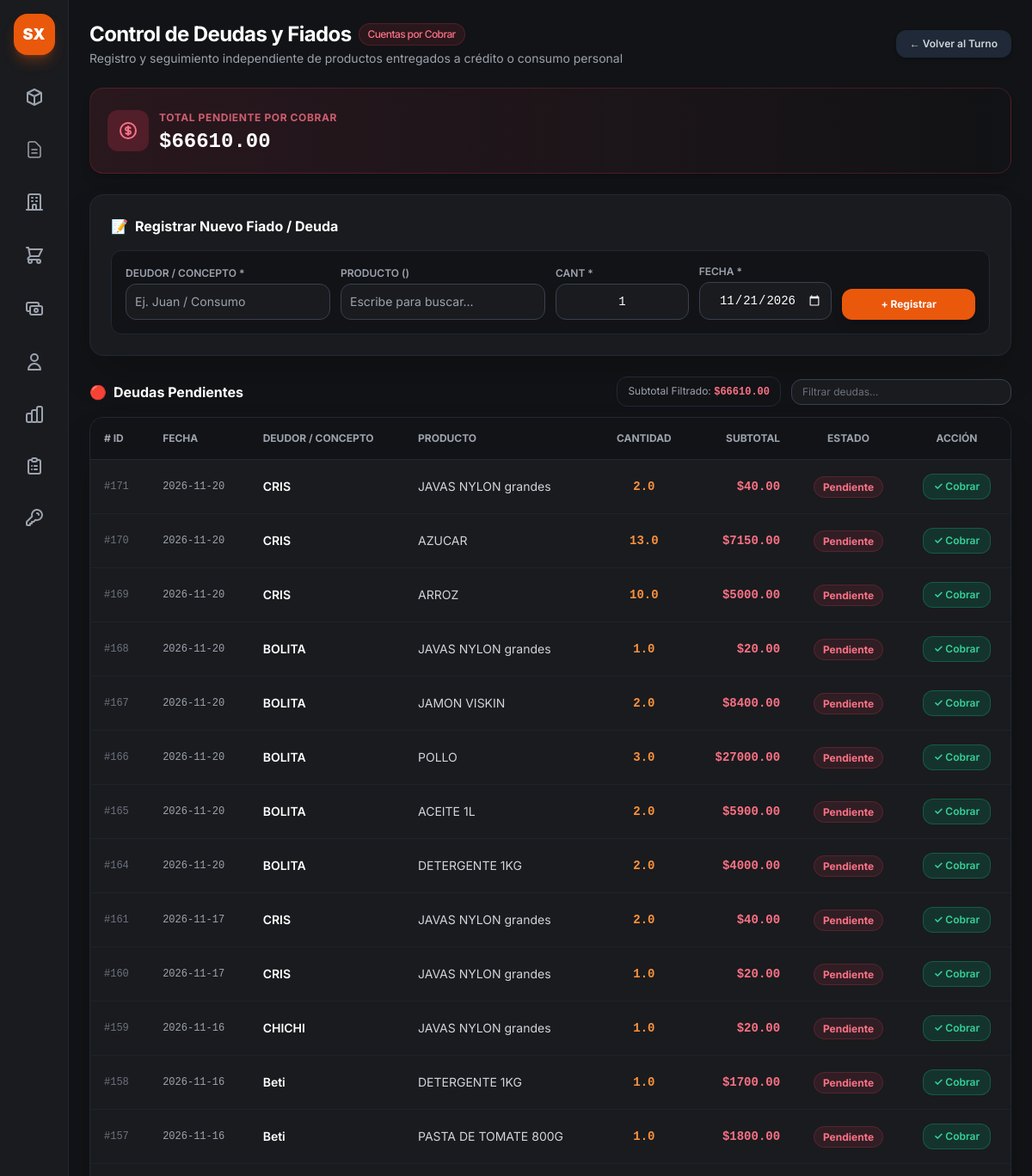
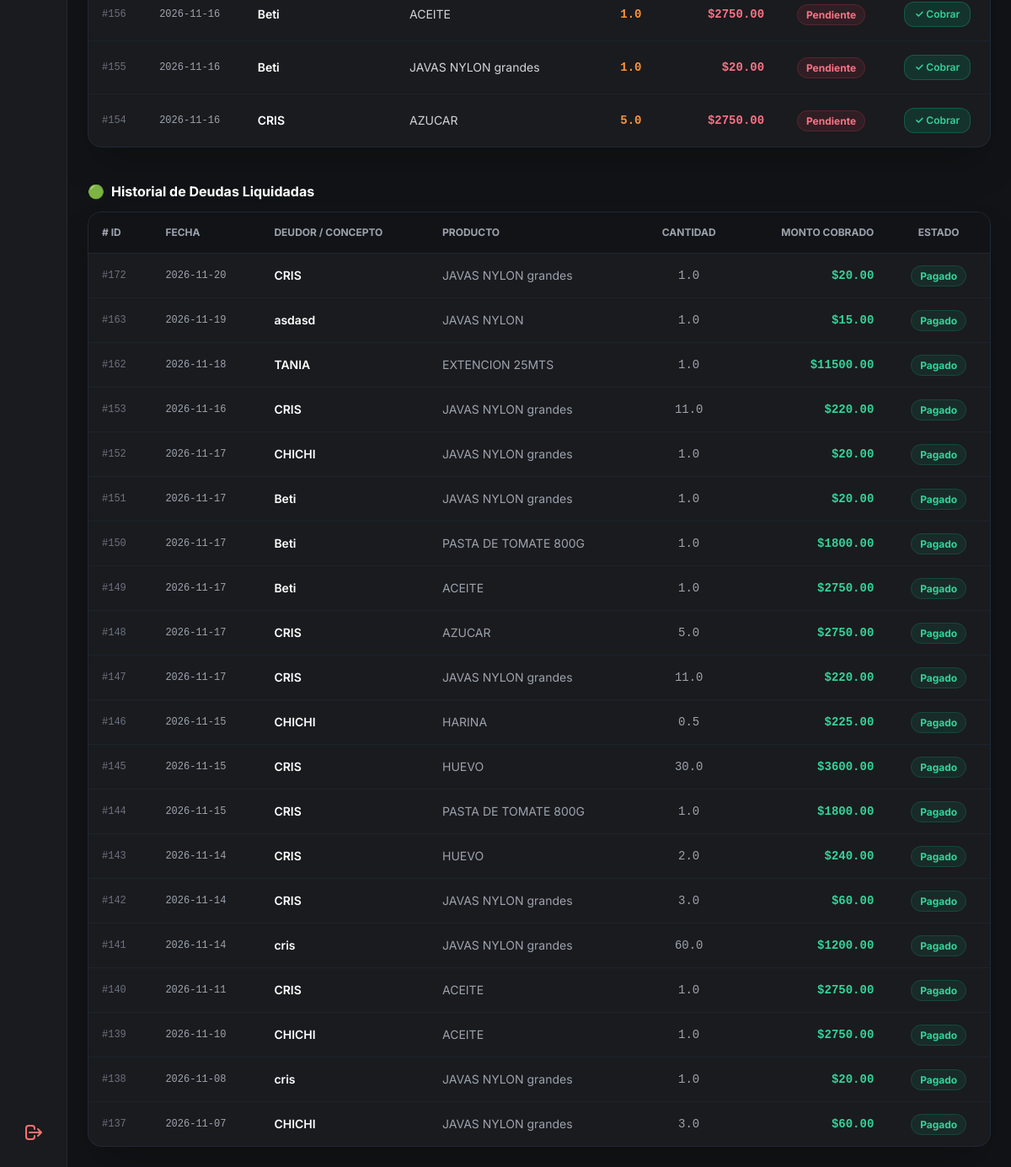
The app's page /deudas (signed in) with its own data (2 pictures, top to bottom).
### app.py (models this page shows)
class DeudaCierre(db.Model):
    __tablename__ = 'deudas_cierre'
    id = db.Column(db.Integer, primary_key=True)
    cierre_id = db.Column(db.Integer, db.ForeignKey('cierres_dia.id'), nullable=True)
    producto_id = db.Column(db.Integer, db.ForeignKey('productos.id'), nullable=True)
    producto_nombre = db.Column(db.String(100), nullable=True)
    concepto = db.Column(db.String(150), nullable=False)
    cantidad = db.Column(db.Float, default=1.0)
    subtotal = db.Column(db.Float, default=0.0)
    estado = db.Column(db.String(20), default='pendiente')
    fecha = db.Column(db.DateTime, default=datetime.now)
    producto = db.relationship('Producto', backref='deudas_cierre')

### app.py (the view)
@app.route('/deudas')
def vista_deudas():
    if 'user' not in session:
        return redirect(url_for('login'))
    productos = Producto.query.filter(or_(Producto.activo == True, Producto.activo.is_(None))).all()
    deudas_pendientes = DeudaCierre.query.filter_by(estado='pendiente').order_by(DeudaCierre.id.desc()).all()
    deudas_cobradas = DeudaCierre.query.filter_by(estado='pagado').order_by(DeudaCierre.id.desc()).limit(20).all()
    total_pendiente = sum(d.subtotal for d in deudas_pendientes if d.subtotal)
    return render_template(
        'deudas.html',
        productos=productos,
        deudas=deudas_pendientes,
        historial=deudas_cobradas,
        total_pendiente=total_pendiente
    )

### app.py (called while the page is built)
@app.context_processor
def inject_today():
    return {'hoy': date.today()}

### templates/deudas.html (shortened to what this page needs)
{% extends "base.html" %}
{% block content %}
<main class="p-6 space-y-6 flex-1 overflow-y-auto">
    <header class="flex flex-col sm:flex-row sm:items-center justify-between gap-4">
        <div>
            <h1 class="text-2xl font-bold text-white tracking-tight flex items-center gap-2">
                Control de Deudas y Fiados
                <span class="text-xs font-medium px-2.5 py-1 rounded-full bg-rose-500/10 text-rose-400 border border-rose-500/20">
                    Cuentas por Cobrar
                </span>
            </h1>
            <p class="text-sm text-gray-400 mt-0.5">
                Registro y seguimiento independiente de productos entregados a crédito o consumo personal
            </p>
        </div>
        <div class="flex items-center gap-3">
            <a href="{{ url_for('vista_cierre') }}" class="px-4 py-2 bg-gray-800 hover:bg-gray-700 text-gray-300 font-semibold rounded-xl text-xs transition flex items-center gap-1.5 shadow-md">
                <span>← Volver al Turno</span>
            </a>
        </div>
    </header>
    <div class="bg-gradient-to-r from-rose-500/10 via-rose-500/5 to-transparent border border-rose-500/20 rounded-2xl p-5 flex items-center justify-between shadow-lg">
        <div class="flex items-center gap-3">
            <div class="p-3 bg-rose-500/20 text-rose-400 rounded-xl">
            </div>
            <div>
                <span class="text-xs uppercase font-bold text-rose-400/80 tracking-wider">Total Pendiente por Cobrar</span>
                <p class="text-2xl font-black text-white font-mono mt-0.5">${{ "%.2f"|format(total_pendiente) }}</p>
            </div>
        </div>
    </div>
    <div class="bg-[#1a1b1e] border border-gray-800 rounded-2xl p-6 shadow-2xl space-y-4">
        <h2 class="text-base font-bold text-white flex items-center gap-2">
            <span>📝</span> Registrar Nuevo Fiado / Deuda
        </h2>
        <form action="{{ url_for('guardar_deuda') }}" method="POST" class="grid grid-cols-1 sm:grid-cols-12 gap-3 items-end bg-[#121316] p-4 rounded-xl border border-gray-800 text-sm">
            <div class="sm:col-span-3">
                <label class="block text-xs font-semibold text-gray-400 uppercase mb-1">Deudor / Concepto *</label>
                <input type="text" name="concepto" required placeholder="Ej. Juan / Consumo"
                    class="w-full bg-[#1a1b1e] border border-gray-700 rounded-xl p-2.5 text-white focus:border-orange-500 focus:outline-none">
            </div>
            <div class="sm:col-span-3">
                <label class="block text-xs font-semibold text-gray-400 uppercase mb-1">Producto ()</label>
                <input type="text" id="input-producto-busqueda" list="lista-productos-deudas" placeholder="Escribe para buscar..."
                    class="w-full bg-[#1a1b1e] border border-gray-700 rounded-xl p-2.5 text-white focus:border-orange-500 focus:outline-none">
            </div>
            <div class="sm:col-span-2">
                <label class="block text-xs font-semibold text-gray-400 uppercase mb-1">Cant *</label>
                <input type="number" name="cantidad" step="any" min="0.01" value="1" required
                    class="w-full bg-[#1a1b1e] border border-gray-700 rounded-xl p-2.5 text-white text-center font-mono focus:border-orange-500 focus:outline-none">
            </div>
            <div class="sm:col-span-2">
                <label class="block text-xs font-semibold text-gray-400 uppercase mb-1">Fecha *</label>
                <input type="date" id="fecha-deuda" name="fecha" required
                    class="w-full bg-[#1a1b1e] border border-gray-700 rounded-xl p-2.5 text-white text-center font-mono focus:border-orange-500 focus:outline-none [color-scheme:dark]">
            </div>
            <div class="sm:col-span-2">
                <button type="submit"
                    class="w-full py-2.5 bg-orange-600 hover:bg-orange-500 text-white font-bold rounded-xl text-xs transition shadow-lg active:scale-95">
                    + Registrar
                </button>
            </div>
        </form>
    </div>
    <div class="space-y-3">
        <div class="flex flex-col sm:flex-row sm:items-center justify-between gap-3">
            <h3 class="text-base font-bold text-white flex items-center gap-2">
                <span>🔴</span> Deudas Pendientes
            </h3>
            <div class="flex items-center gap-3">
                <div class="text-xs text-gray-400 bg-[#121316] border border-gray-800 px-3 py-2 rounded-xl">
                    Subtotal Filtrado: <span id="subtotal-filtrado" class="font-mono font-bold text-rose-400">$0.00</span>
                </div>
                <div class="relative">
                    <input type="text" id="buscador-deudas" placeholder="Filtrar deudas..."
                        class="bg-[#1a1b1e] border border-gray-700 rounded-xl px-3 py-1.5 text-xs text-white placeholder-gray-500 focus:border-orange-500 focus:outline-none w-48 sm:w-64">
                </div>
            </div>
        </div>
        <div class="bg-[#1a1b1e] border border-gray-800 rounded-2xl overflow-hidden shadow-2xl">
            <div class="overflow-x-auto">
                <table class="w-full text-left border-collapse text-sm">
                    <thead>
                        <tr class="bg-[#121316] border-b border-gray-800 text-xs font-semibold text-gray-400 uppercase">
                            <th class="p-4"># ID</th>
                            <th class="p-4">Fecha</th>
                            <th class="p-4">Deudor / Concepto</th>
                            <th class="p-4">Producto</th>
                            <th class="p-4 text-center">Cantidad</th>
                            <th class="p-4 text-right">Subtotal</th>
                            <th class="p-4 text-center">Estado</th>
                            <th class="p-4 text-center">Acción</th>
                        </tr>
                    </thead>
                    <tbody id="tabla-deudas-body" class="divide-y divide-gray-800/60 text-gray-300">
                        {% for d in deudas %}
                        <tr class="hover:bg-gray-800/30 fila-deuda" data-subtotal="{{ d.subtotal }}">
                            <td class="p-4 font-mono text-xs text-gray-500">#{{ d.id }}</td>
                            <td class="p-4 text-xs font-mono text-gray-400">
                                {{ d.fecha.strftime('%Y-%m-%d') if d.fecha else 'N/A' }}
                            </td>
                            <td class="p-4 font-semibold text-white">{{ d.concepto }}</td>
                            <td class="p-4 text-gray-300">
                                {% if d.producto_nombre %}
                                    {{ d.producto_nombre }}
                                {% else %}
                                    <span class="text-xs text-gray-500 italic">Sin producto asociado</span>
                                {% endif %}
                            </td>
                            <td class="p-4 text-center font-mono text-orange-400 font-bold">{{ d.cantidad }}</td>
                            <td class="p-4 text-right font-mono font-bold text-rose-400 valor-subtotal">
                                ${{ "%.2f"|format(d.subtotal) }}
                            </td>
                            <td class="p-4 text-center">
                                <span class="px-2.5 py-1 rounded-full text-xs font-bold bg-rose-500/10 text-rose-400 border border-rose-500/20">
                                    {{ d.estado|capitalize }}
                                </span>
                            </td>
                            <td class="p-4 text-center">
                                <form action="{{ url_for('cobrar_deuda', id=d.id) }}" method="POST">
                                    <button type="submit" onclick="return confirm('¿Marcar la deuda de \'{{ d.concepto }}\' como totalmente cobrada?');"
                                        class="px-3 py-1.5 bg-emerald-600/20 hover:bg-emerald-600 text-emerald-400 hover:text-white border border-emerald-500/30 rounded-xl text-xs font-semibold transition active:scale-95 inline-flex items-center gap-1">
                                        ✓ Cobrar
                                    </button>
                                </form>
                            </td>
                        </tr>
                        {% else %}
                        <tr id="fila-vacia-tabla">
                            <td colspan="8" class="p-8 text-center text-gray-500 italic">No hay deudas o fiados pendientes registrados.</td>
                        </tr>
                        {% endfor %}
                    </tbody>
                </table>
            </div>
        </div>
    </div>
    <div class="space-y-3 pt-4">
        <h3 class="text-base font-bold text-white flex items-center gap-2">
            <span>🟢</span> Historial de Deudas Liquidadas
        </h3>
        <div class="bg-[#1a1b1e] border border-gray-800 rounded-2xl overflow-hidden shadow-2xl">
            <div class="overflow-x-auto">
                <table class="w-full text-left border-collapse text-sm">
                    <thead>
                        <tr class="bg-[#121316] border-b border-gray-800 text-xs font-semibold text-gray-400 uppercase">
                            <th class="p-4"># ID</th>
                            <th class="p-4">Fecha</th>
                            <th class="p-4">Deudor / Concepto</th>
                            <th class="p-4">Producto</th>
                            <th class="p-4 text-center">Cantidad</th>
                            <th class="p-4 text-right">Monto Cobrado</th>
                            <th class="p-4 text-center">Estado</th>
                        </tr>
                    </thead>
                    <tbody class="divide-y divide-gray-800/60 text-gray-300">
                        {% for h in historial %}
                        <tr class="hover:bg-gray-800/30">
                            <td class="p-4 font-mono text-xs text-gray-500">#{{ h.id }}</td>
                            <td class="p-4 text-xs font-mono text-gray-400">
                                {{ h.fecha.strftime('%Y-%m-%d') if h.fecha else 'N/A' }}
                            </td>
                            <td class="p-4 font-semibold text-white">{{ h.concepto }}</td>
                            <td class="p-4 text-gray-400">{{ h.producto_nombre or 'Sin producto' }}</td>
                            <td class="p-4 text-center font-mono text-gray-400">{{ h.cantidad }}</td>
                            <td class="p-4 text-right font-mono font-bold text-emerald-400">
                                ${{ "%.2f"|format(h.subtotal) }}
                            </td>
                            <td class="p-4 text-center">
                                <span class="px-2.5 py-1 rounded-full text-xs font-bold bg-emerald-500/10 text-emerald-400 border border-emerald-500/20">
                                    {{ h.estado|capitalize }}
                                </span>
                            </td>
                        </tr>
                        {% else %}
                        <tr>
                            <td colspan="7" class="p-6 text-center text-gray-500 italic">No se registran cobros previos en el historial.</td>
                        </tr>
                        {% endfor %}
                    </tbody>
                </table>
            </div>
        </div>
    </div>
</main>
{% endblock %}

### static/css/style.css (style rules this page uses)
body { font-family: 'Inter', sans-serif; }
input[type=number] { -moz-appearance: textfield; }

### records on screen
DeudaCierre: id "171", fecha "2026-11-20", concepto "CRIS", producto_nombre "JAVAS NYLON grandes", cantidad "2.0", subtotal "40.00", estado "Pendiente"
DeudaCierre: id "170", fecha "2026-11-20", concepto "CRIS", producto_nombre "AZUCAR", cantidad "13.0", subtotal "7150.00", estado "Pendiente"
DeudaCierre: id "169", fecha "2026-11-20", concepto "CRIS", producto_nombre "ARROZ", cantidad "10.0", subtotal "5000.00", estado "Pendiente"
DeudaCierre: id "168", fecha "2026-11-20", concepto "BOLITA", producto_nombre "JAVAS NYLON grandes", cantidad "1.0", subtotal "20.00", estado "Pendiente"
DeudaCierre: id "167", fecha "2026-11-20", concepto "BOLITA", producto_nombre "JAMON VISKIN", cantidad "2.0", subtotal "8400.00", estado "Pendiente"
DeudaCierre: id "166", fecha "2026-11-20", concepto "BOLITA", producto_nombre "POLLO", cantidad "3.0", subtotal "27000.00", estado "Pendiente"
DeudaCierre: id "165", fecha "2026-11-20", concepto "BOLITA", producto_nombre "ACEITE 1L", cantidad "2.0", subtotal "5900.00", estado "Pendiente"
DeudaCierre: id "164", fecha "2026-11-20", concepto "BOLITA", producto_nombre "DETERGENTE 1KG", cantidad "2.0", subtotal "4000.00", estado "Pendiente"
DeudaCierre: id "161", fecha "2026-11-17", concepto "CRIS", producto_nombre "JAVAS NYLON grandes", cantidad "2.0", subtotal "40.00", estado "Pendiente"
DeudaCierre: id "160", fecha "2026-11-17", concepto "CRIS", producto_nombre "JAVAS NYLON grandes", cantidad "1.0", subtotal "20.00", estado "Pendiente"
DeudaCierre: id "159", fecha "2026-11-16", concepto "CHICHI", producto_nombre "JAVAS NYLON grandes", cantidad "1.0", subtotal "20.00", estado "Pendiente"
DeudaCierre: id "158", fecha "2026-11-16", concepto "Beti", producto_nombre "DETERGENTE 1KG", cantidad "1.0", subtotal "1700.00", estado "Pendiente"
DeudaCierre: id "157", fecha "2026-11-16", concepto "Beti", producto_nombre "PASTA DE TOMATE 800G", cantidad "1.0", subtotal "1800.00", estado "Pendiente"
DeudaCierre: id "156", fecha "2026-11-16", concepto "Beti", producto_nombre "ACEITE", cantidad "1.0", subtotal "2750.00", estado "Pendiente"
DeudaCierre: id "155", fecha "2026-11-16", concepto "Beti", producto_nombre "JAVAS NYLON grandes", cantidad "1.0", subtotal "20.00", estado "Pendiente"
DeudaCierre: id "154", fecha "2026-11-16", concepto "CRIS", producto_nombre "AZUCAR", cantidad "5.0", subtotal "2750.00", estado "Pendiente"
DeudaCierre: id "172", fecha "2026-11-20", concepto "CRIS", producto_nombre "JAVAS NYLON grandes", cantidad "1.0", subtotal "20.00", estado "Pagado"
DeudaCierre: id "163", fecha "2026-11-19", concepto "asdasd", producto_nombre "JAVAS NYLON", cantidad "1.0", subtotal "15.00", estado "Pagado"
DeudaCierre: id "162", fecha "2026-11-18", concepto "TANIA", producto_nombre "EXTENCION 25MTS", cantidad "1.0", subtotal "11500.00", estado "Pagado"
DeudaCierre: id "153", fecha "2026-11-16", concepto "CRIS", producto_nombre "JAVAS NYLON grandes", cantidad "11.0", subtotal "220.00", estado "Pagado"
DeudaCierre: id "152", fecha "2026-11-17", concepto "CHICHI", producto_nombre "JAVAS NYLON grandes", cantidad "1.0", subtotal "20.00", estado "Pagado"
DeudaCierre: id "151", fecha "2026-11-17", concepto "Beti", producto_nombre "JAVAS NYLON grandes", cantidad "1.0", subtotal "20.00", estado "Pagado"
DeudaCierre: id "150", fecha "2026-11-17", concepto "Beti", producto_nombre "PASTA DE TOMATE 800G", cantidad "1.0", subtotal "1800.00", estado "Pagado"
DeudaCierre: id "149", fecha "2026-11-17", concepto "Beti", producto_nombre "ACEITE", cantidad "1.0", subtotal "2750.00", estado "Pagado"
DeudaCierre: id "148", fecha "2026-11-17", concepto "CRIS", producto_nombre "AZUCAR", cantidad "5.0", subtotal "2750.00", estado "Pagado"
DeudaCierre: id "147", fecha "2026-11-17", concepto "CRIS", producto_nombre "JAVAS NYLON grandes", cantidad "11.0", subtotal "220.00", estado "Pagado"
DeudaCierre: id "146", fecha "2026-11-15", concepto "CHICHI", producto_nombre "HARINA", cantidad "0.5", subtotal "225.00", estado "Pagado"
DeudaCierre: id "145", fecha "2026-11-15", concepto "CRIS", producto_nombre "HUEVO", cantidad "30.0", subtotal "3600.00", estado "Pagado"
DeudaCierre: id "144", fecha "2026-11-15", concepto "CRIS", producto_nombre "PASTA DE TOMATE 800G", cantidad "1.0", subtotal "1800.00", estado "Pagado"
DeudaCierre: id "143", fecha "2026-11-14", concepto "CRIS", producto_nombre "HUEVO", cantidad "2.0", subtotal "240.00", estado "Pagado"
DeudaCierre: id "142", fecha "2026-11-14", concepto "CRIS", producto_nombre "JAVAS NYLON grandes", cantidad "3.0", subtotal "60.00", estado "Pagado"
DeudaCierre: id "141", fecha "2026-11-14", concepto "cris", producto_nombre "JAVAS NYLON grandes", cantidad "60.0", subtotal "1200.00", estado "Pagado"
DeudaCierre: id "140", fecha "2026-11-11", concepto "CRIS", producto_nombre "ACEITE", cantidad "1.0", subtotal "2750.00", estado "Pagado"
DeudaCierre: id "139", fecha "2026-11-10", concepto "CHICHI", producto_nombre "ACEITE", cantidad "1.0", subtotal "2750.00", estado "Pagado"
DeudaCierre: id "138", fecha "2026-11-08", concepto "cris", producto_nombre "JAVAS NYLON grandes", cantidad "1.0", subtotal "20.00", estado "Pagado"
DeudaCierre: id "137", fecha "2026-11-07", concepto "CHICHI", producto_nombre "JAVAS NYLON grandes", cantidad "3.0", subtotal "60.00", estado "Pagado"

### other values on screen
{{ "%.2f"|format(total_pendiente) }} "66610.00"
